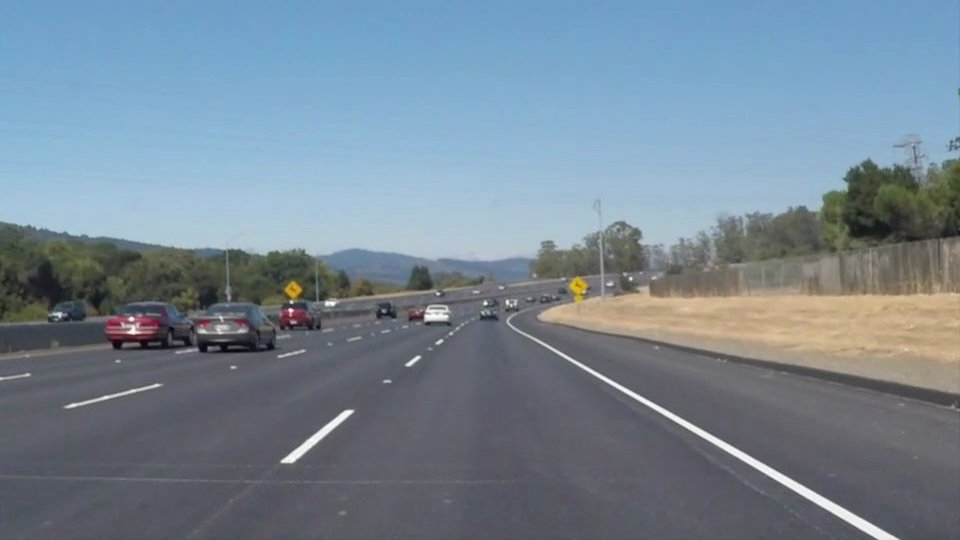
#> input picture roadLane.jpg, 960 x 540 px
$ python curvedetection.py   (older library calls are emulated)
#> lines starting #> are read from the running program, lines starting #| are printed output that depends on the picture
import matplotlib
matplotlib.use('TkAgg')

import cv2
import matplotlib.pyplot as plt
import pickle
import numpy as np

def order_points(pts):
	# initialzie a list of coordinates that will be ordered
	# such that the first entry in the list is the top-left,
	# the second entry is the top-right, the third is the
	# bottom-right, and the fourth is the bottom-left
	rect = np.zeros((4, 2), dtype = "float32")

	# the top-left point will have the smallest sum, whereas
	# the bottom-right point will have the largest sum
	s = pts.sum(axis = 1)
	rect[0] = pts[np.argmin(s)]
	rect[2] = pts[np.argmax(s)]

	# now, compute the difference between the points, the
	# top-right point will have the smallest difference,
	# whereas the bottom-left will have the largest difference
	diff = np.diff(pts, axis = 1)
	rect[1] = pts[np.argmin(diff)]
	rect[3] = pts[np.argmax(diff)]

	# return the ordered coordinates
	return rect

img = plt.imread('roadLane.jpg')
#> img is the input picture: shape (540, 960, 3); mean R, G, B 118.5, 134.5, 148.1
img = np.array(img)
# [7 lines of commented-out code are left out]

points = pickle.load(open('points.pickle', 'rb'))
#> (reads points.pickle from the repository)
print(points)

points = np.flip(np.array(points,dtype=np.float32), axis=1)
print(points)

points = order_points(points)
print(points)
corners = np.array(np.array([[0,0],[1,0],[1,1],[0,1]], dtype=np.float32) * (img.shape[1]-1, img.shape[0]-1), np.float32)
#> corners = [[0, 0], [959, 0], [959, 539], [0, 539]]
print(corners)
#| [[  0.   0.]
#|  [959.   0.]
#|  [959. 539.]
#|  [  0. 539.]]
# [7 lines of commented-out code are left out]


M = cv2.getPerspectiveTransform(points, corners)

warped = cv2.warpPerspective(img, M, (img.shape[1], img.shape[0]))
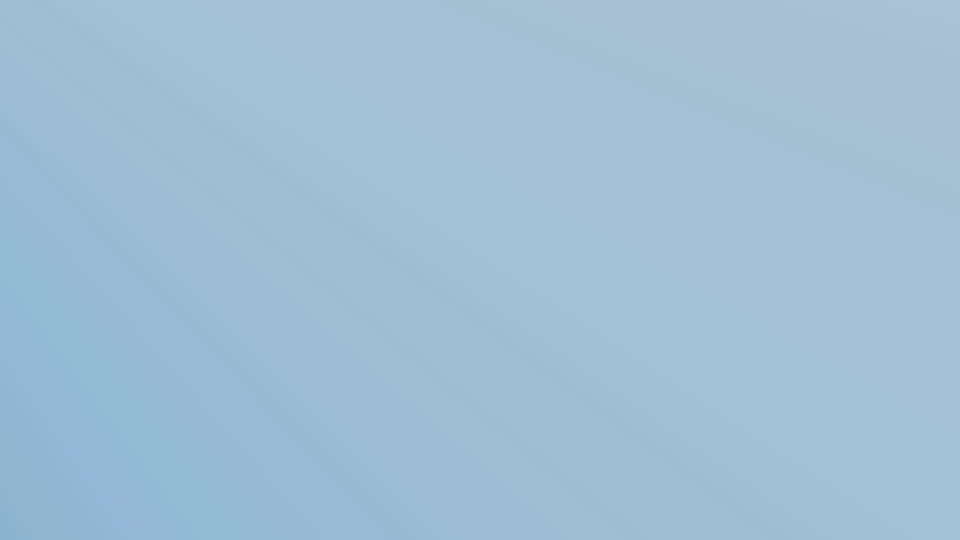
#> warped: shape (540, 960, 3); mean R, G, B 159.4, 190.3, 212.5

# print(warped)
plt.imshow(warped)
plt.show()
